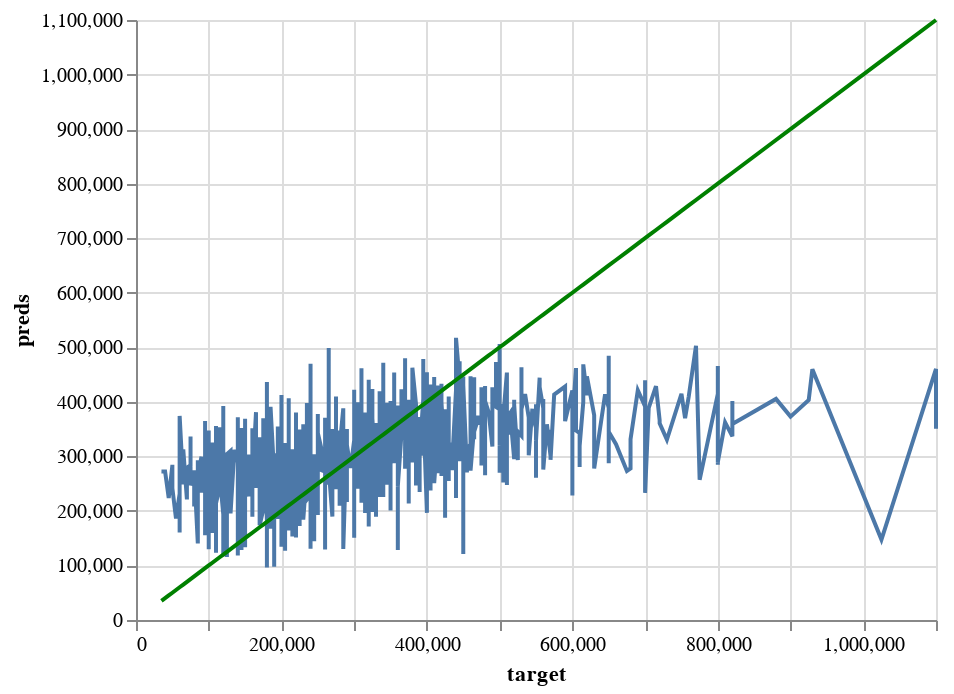

Here is the notebook cell this chart was saved with:
### Code cell
# Solution
pred_chart = alt.Chart(pd.DataFrame({'target': y_train, 'preds': y_pred_train})).mark_line().encode(
    x='target',
    y='preds'
  )

pred_chart + perfect

### Figure 1 — Vega-Lite specification as saved in the notebook (floating-point values rounded to 4 significant figures; data arrays with more than 128 entries replaced by an {"elided": "..."} marker saying what was removed)
{"config": {"view": {"continuousWidth": 400, "continuousHeight": 300}}, "layer": [{"data": {"name": "data-c4cf980b9607a7fb8fc053a0773789df"}, "mark": "line", "encoding": {"x": {"field": "target", "type": "quantitative"}, "y": {"field": "preds", "type": "quantitative"}}}, {"data": {"name": "data-6f67cdd00545920420ffd7ccd0a90a0a"}, "mark": {"type": "line", "color": "green"}, "encoding": {"x": {"field": "target", "type": "quantitative"}, "y": {"field": "preds", "type": "quantitative"}}}], "$schema": "https://vega.github.io/schema/vega-lite/v4.17.0.json", "datasets": {"data-c4cf980b9607a7fb8fc053a0773789df": {"elided": "1777 records"}, "data-6f67cdd00545920420ffd7ccd0a90a0a": {"elided": "1777 records"}}}
